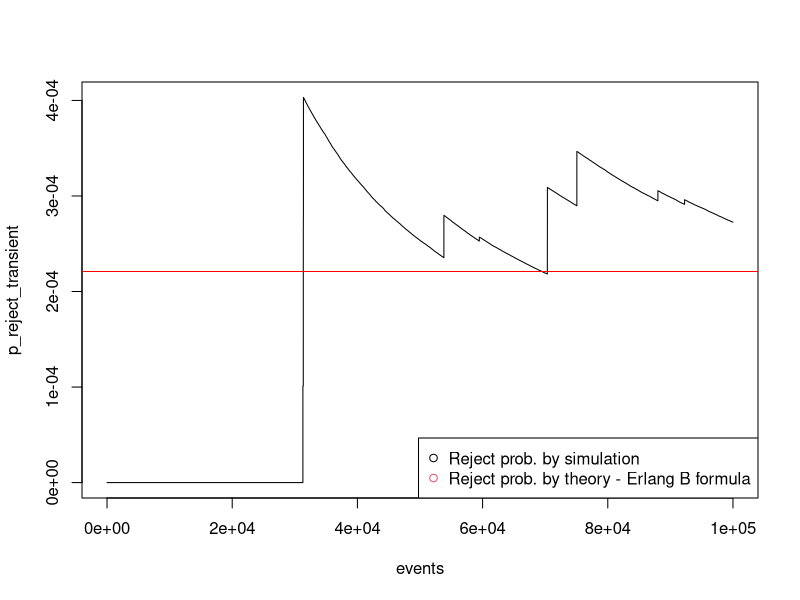
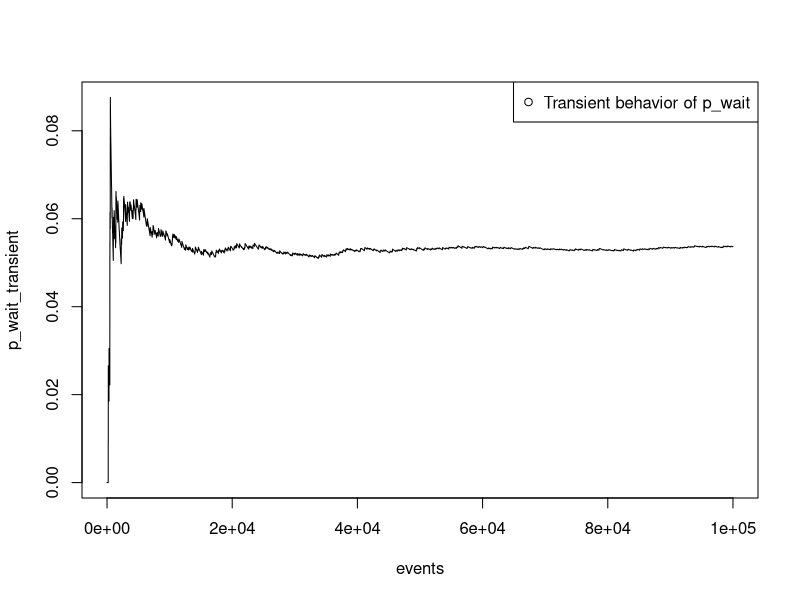
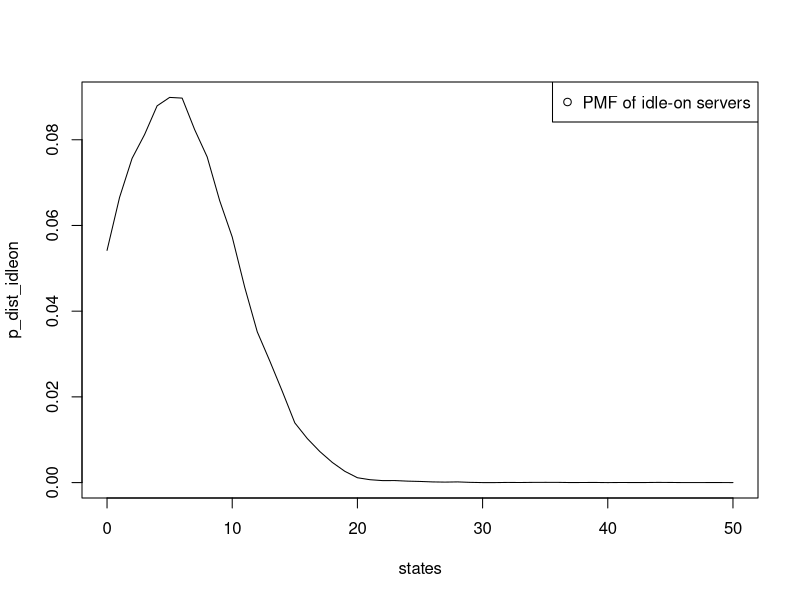

Write R code to recreate these figures, in order.
## ---- chunk 1
knitr::opts_chunk$set(echo = TRUE)

simulate_MMKK <- function(lambda, mu, K){
  
  N=1e5; # number of events to simulate;

  p_reject=0; # blocking probability
  p_reject_transient=rep(0,N); # transient blocking probability
  T=0; # simulation time
  
  # a state is the number of jobs (or warm servers) currently in the system
  state=0;  #initial state
  
  for (i in 1:N) {
  
    U=lambda+state*mu;
    time_in_state=rexp(1,U)
    T=T+time_in_state;
  
    if (state==K) {
      # For the moment, let us find the overall time spent in state K
      p_reject=p_reject+time_in_state;
    }
  
    p_reject_transient[i]=p_reject/T;
  
    if (runif(1)<lambda/U){
        # An arrival occurred
        if (state<K){
          # The incoming job has room so it is accepted
          state=state+1;
        }
    } else {
        # A departure occurred
        state=state-1;    
    }
  }
  
  # The blocking probability by simulation
  p_reject=p_reject/T;
  
  # The blocking probability by theory (The Erlang B formula)
  p_reject_theory=0; 
  normalizing_constant=0;
  for (i in 0:K){
    normalizing_constant = normalizing_constant + (lambda/mu)**i / factorial(i);
  }
  
  p_reject_theory = (lambda/mu)**K / factorial(K);
  p_reject_theory = p_reject_theory / normalizing_constant;
  
  
  # Print the reject probabilities (simulation and theory)
  events=1:N;
  plot(events, p_reject_transient, type = "l", lty = 1)
  abline(h = p_reject_theory, col="red")
  legend("bottomright", legend = c("Reject prob. by simulation", "Reject prob. by theory - Erlang B formula"), col=1:2, pch=1);
  
  print(paste("Reject probability: ",p_reject," (by simulation)"));
  print(paste("Reject probability: ",p_reject_theory," (by theory - Erlang B formula)"));
}
## ---- chunk 2
knitr::opts_chunk$set(echo = TRUE)

set.seed(13); # Set seed for reproducibility
K=50;         # number of servers
lambda=0.6*K; # arrival rate
mu=1;         # service rate

simulate_MMKK(lambda,mu,K);

## ---- chunk 3
knitr::opts_chunk$set(echo = TRUE)

simulate_MMKK_plus_expiration <- function(lambda, mu, gamma, K){
  
  N=1e5; # number of events to simulate;

  num_jobs=0;      # overall number of jobs that arrived
  num_jobs_wait=0; # overall number of jobs that found no idle-on server upon arrival
  
  p_wait_transient=rep(0,N);
  p_dist_idleon=rep(0,K+1); # probability distribution of idle-on servers

  T=0; # simulation time
  
  # a state is the pair (busy, idleon). 
  busy=0; idleon=K;  #initial state 
   
  for (i in 1:N) {
  
    U=lambda+busy*mu+idleon*gamma;
    time_in_state=rexp(1,U);
    T=T+time_in_state;

    p_dist_idleon[idleon+1]=p_dist_idleon[idleon+1]+time_in_state;
    
    rnd=runif(1)
    if (rnd<lambda/U){
      # An arrival occurred

      # update performance measures
      num_jobs=num_jobs+1;
      if (idleon==0){
        num_jobs_wait=num_jobs_wait+1;
      }
      
      if (busy<K) {
        busy=busy+1;
        if (idleon>0) {
          idleon=idleon-1;
        }
      }

    } else if (rnd<(lambda+busy*mu)/U) {
      # A departure occurred
      busy=busy-1;
      idleon=idleon+1;
    } else {
      # A server expiration occurred
      idleon=idleon-1;      
    }

    p_wait_transient[i]=num_jobs_wait/num_jobs;

  }
  
  p_wait=num_jobs_wait/num_jobs;

  # Print p_wait
  print(paste("p_wait = ",p_wait));
  events=1:N;
  plot(events, p_wait_transient, type = "l", lty = 1);
  legend("topright", legend = c("Transient behavior of p_wait"), col=1:1, pch=1);

  states=0:K;
  p_dist_idleon=p_dist_idleon/T;
  plot(states, p_dist_idleon, type = "l", lty = 1);
  legend("topright", legend = c("PMF of idle-on servers"), col=1:1, pch=1);

}
## ---- chunk 4
knitr::opts_chunk$set(echo = FALSE)

set.seed(10); # Set seed for reproducibility
K=50;         # number of servers
lambda=0.6*K; # arrival rate
mu=1;         # service rate
gamma=0.25;   # expiration rate

simulate_MMKK_plus_expiration(lambda,mu,gamma,K);

